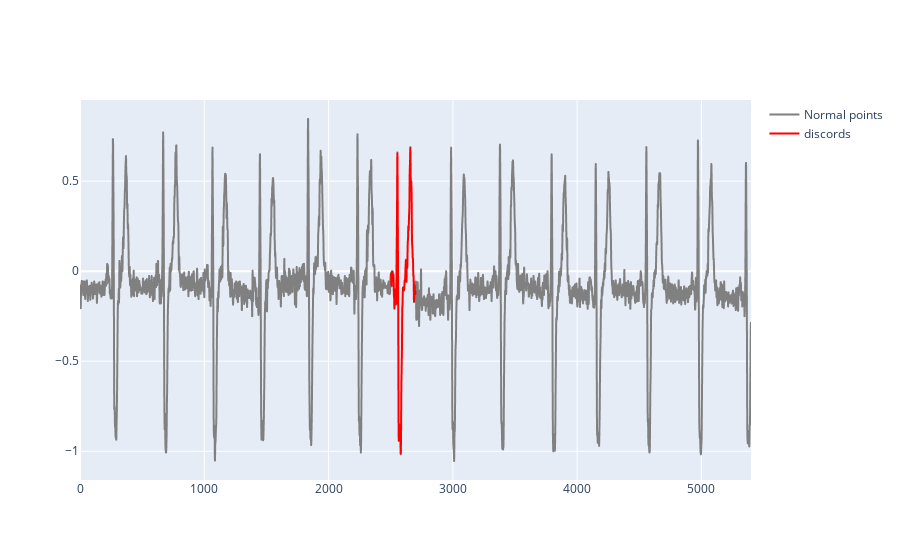

This figure's notebook cell:
### Code cell
show_ts(df.value, [dataset.loc[0,'Position discord']], dataset.loc[0, 'discord length'])

### Figure 1 — Plotly figure (JSON) as saved in the notebook; plotly's stock layout.template omitted (floating-point values rounded to 4 significant figures; data arrays with more than 128 entries replaced by an {"elided": "..."} marker saying what was removed)
{"data": [{"line": {"color": "gray"}, "name": "Normal points", "type": "scattergl", "x": {"elided": "5400 int values"}, "y": {"elided": "5400 float values"}}, {"line": {"color": "red"}, "name": "discords", "type": "scattergl", "x": {"elided": "5400 int values"}, "y": {"elided": "5400 float values"}}], "layout": {}}
